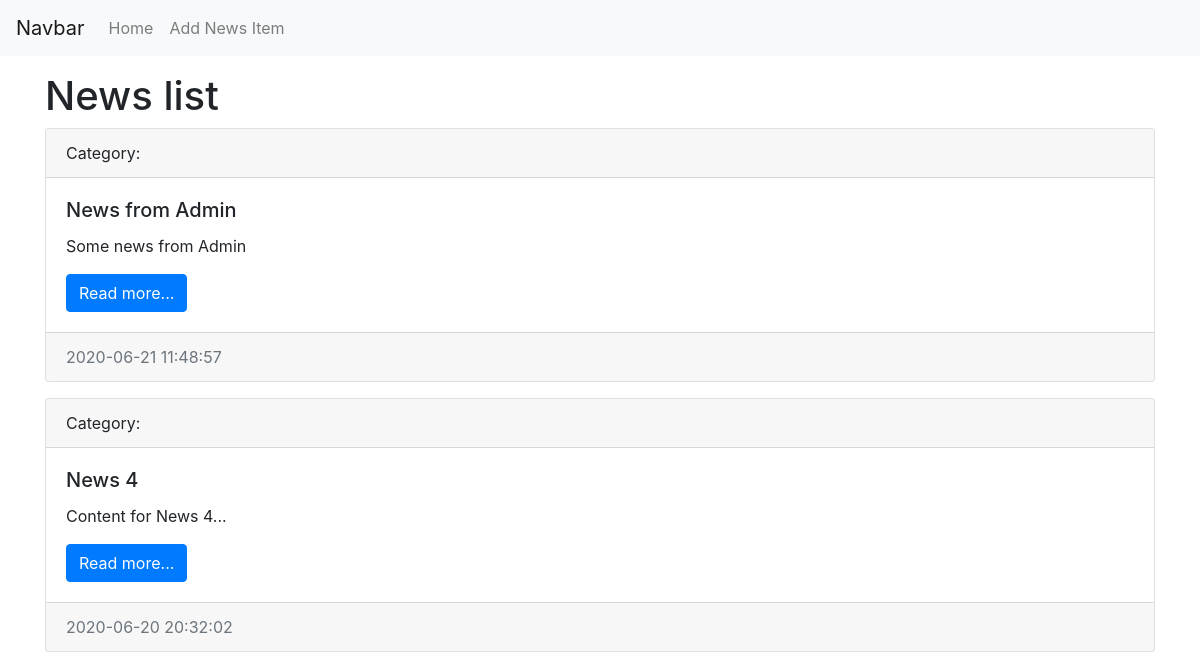
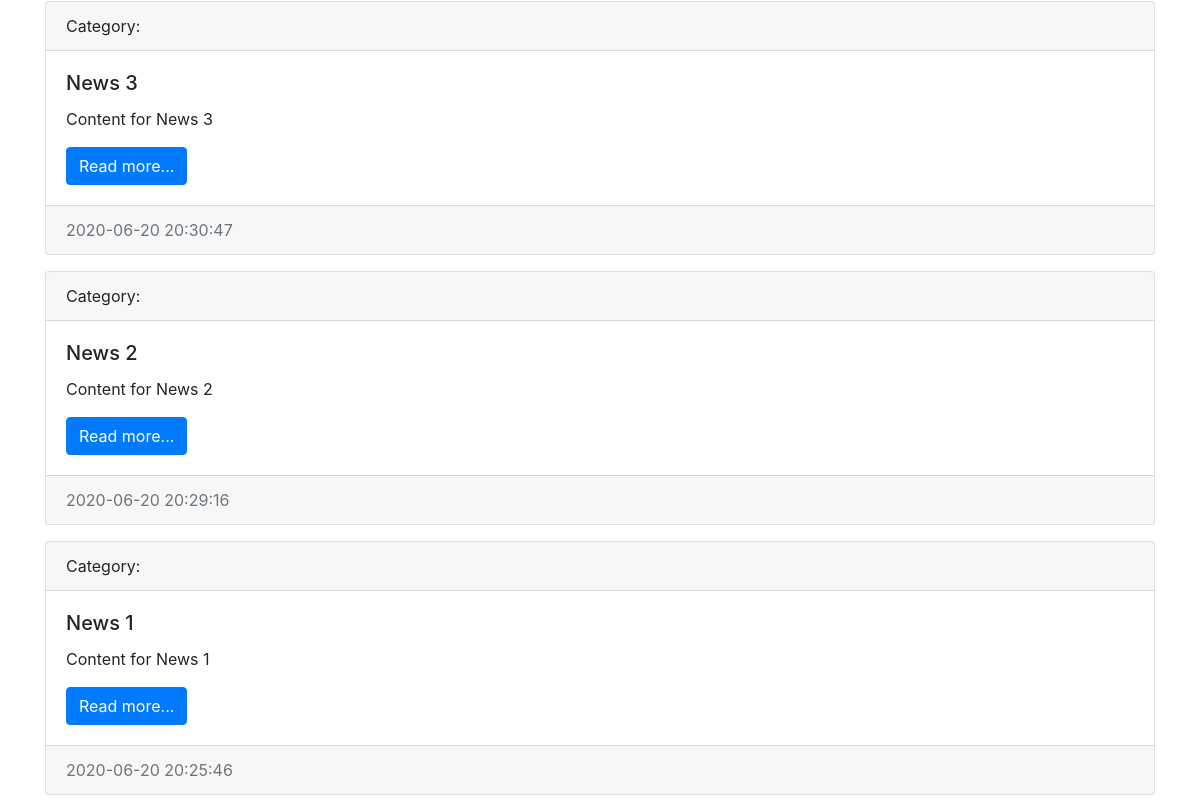
Before: / with the older database file (2 pictures, top to bottom).
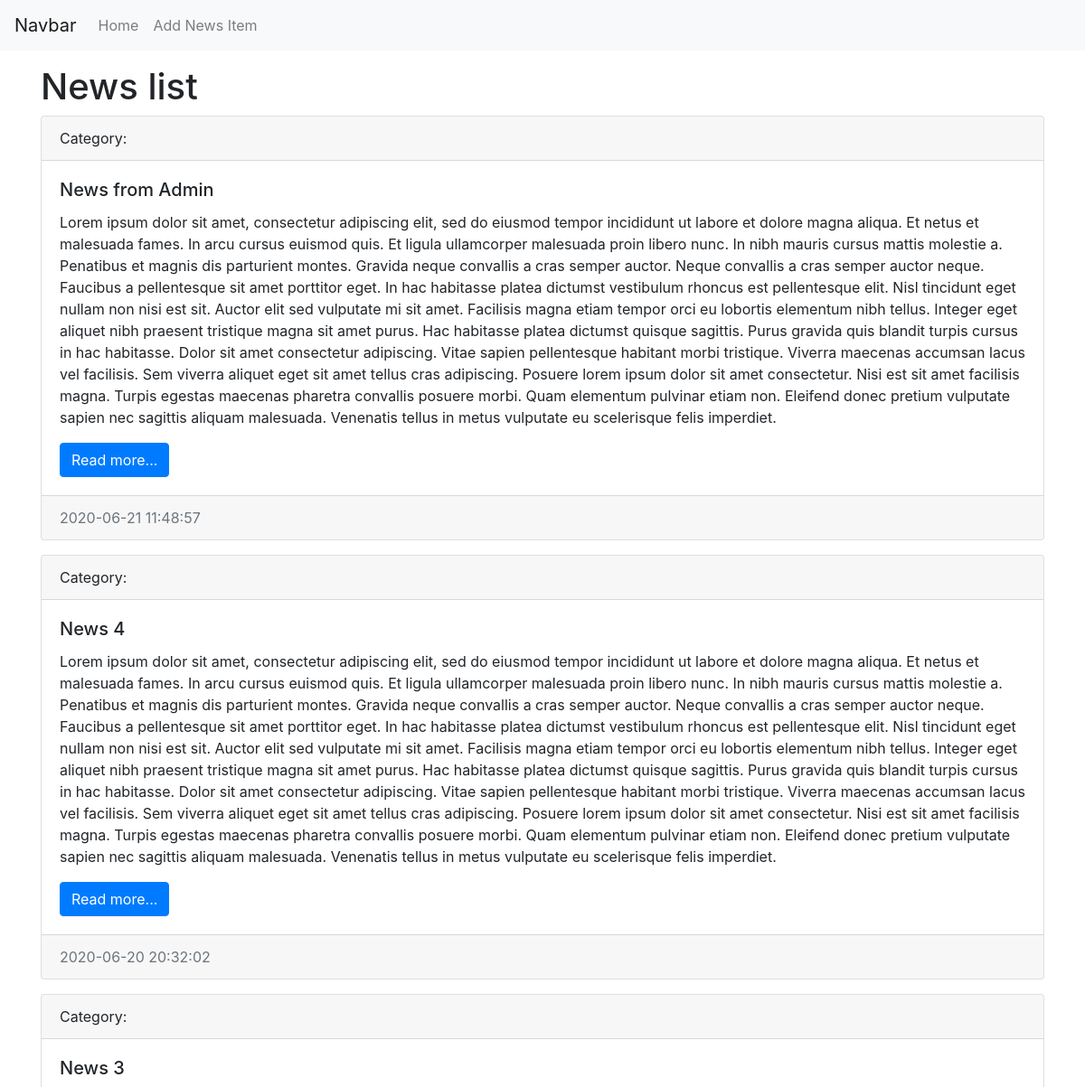
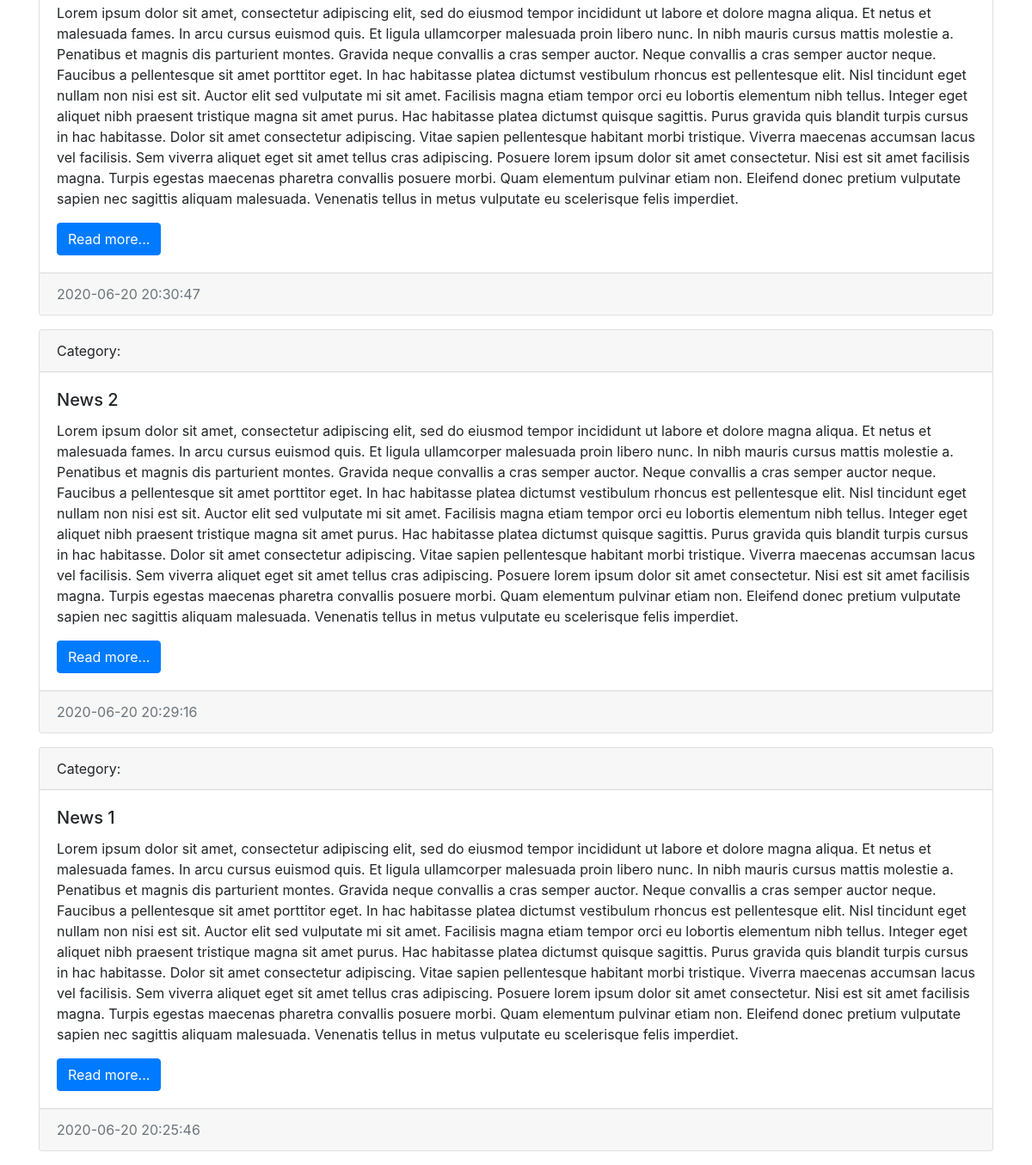
After: the same page with the newer database file (2 pictures, top to bottom).
### news/models.py (models this page shows, shortened)
class News(models.Model):
    title = models.CharField(max_length=150, verbose_name='News title')
    content = models.TextField(blank=True, verbose_name='Content')
    created_at = models.DateTimeField(auto_now_add=True, verbose_name='Published on')
    updated_at = models.DateTimeField(auto_now=True, verbose_name='Updated on')
    photo = models.ImageField(upload_to='photos/%Y/%m/%d/', verbose_name='Photo', blank=True)
    is_published = models.BooleanField(default=True, verbose_name='Published?')
    category = models.ForeignKey('Category', on_delete=models.PROTECT, null=True, verbose_name='Category')
    class Meta:
        verbose_name = 'News item'
        verbose_name_plural = 'News list'
        ordering = ['-created_at']

### news/views.py (the view)
# urls.py: path('', index),
def index(request):
    news = News.objects.order_by('-created_at')
    context = {
        'news': news,
        'title': 'News list'
    }
    return render(request, 'news/index.html', context)

### news/templates/news/index.html (shortened to what this page needs)
<!doctype html>
<html lang="en">
<head>
    <link rel="stylesheet" href="https://stackpath.bootstrapcdn.com/bootstrap/4.5.0/css/bootstrap.min.css"
>
</head>
<body>
<nav class="navbar navbar-expand-lg navbar-light bg-light">
    <a class="navbar-brand" href="/">Navbar</a>
    <div class="collapse navbar-collapse" id="navbarSupportedContent">
        <ul class="navbar-nav mr-auto">
            <li class="nav-item"><a class="nav-link" href="/">Home</a></li>
            <li class="nav-item"><a class="nav-link" href="/">Add News Item</a></li>
        </ul>
    </div>
</nav>
<div class="container mt-3">
    <h1>{{ title }}</h1>
    <div class="row">
        <div class="col-md-12">
            {% for item in news %}
            <div class="card mb-3">
                <div class="card-header">
                    Category:
                </div>
                <div class="card-body">
                    <h5 class="card-title">{{ item.title }}</h5>
                    <p class="card-text">{{ item.content }}</p>
                    <a href="#" class="btn btn-primary">Read more...</a>
                </div>
                <div class="card-footer text-muted">
                    {{ item.created_at|date:"Y-m-d H:i:s" }}
                </div>
            </div>
            {% endfor %}
        </div>
    </div>
</div>
</body>
</html>

Changed rows visible on the page:
changed News "News from Admin": content "Some news from Admin" → "Lorem ipsum dolor sit amet, consectetur adipiscing elit, sed do eiusmod tempor incididunt ut labore et dolore magna aliqua. Et netus et malesuada fames. In arcu cursus euismod quis. Et ligula ullamcorper malesuada proin libero nunc. In nibh mauris cursus mattis molestie a. Penatibus et magnis dis parturient montes. Gravida neque convallis a cras semper auctor. Neque convallis a cras semper auctor neque. Faucibus a pellentesque sit amet porttitor eget. In hac habitasse platea dictumst vestibulum rhoncus est pellentesque elit. Nisl tincidunt eget nullam non nisi est sit. Auctor elit sed vulputate mi sit amet. Facilisis magna etiam tempor orci eu lobortis elementum nibh tellus. Integer eget…"
changed News "News 4": content "Content for News 4..." → "Lorem ipsum dolor sit amet, consectetur adipiscing elit, sed do eiusmod tempor incididunt ut labore et dolore magna aliqua. Et netus et malesuada fames. In arcu cursus euismod quis. Et ligula ullamcorper malesuada proin libero nunc. In nibh mauris cursus mattis molestie a. Penatibus et magnis dis parturient montes. Gravida neque convallis a cras semper auctor. Neque convallis a cras semper auctor neque. Faucibus a pellentesque sit amet porttitor eget. In hac habitasse platea dictumst vestibulum rhoncus est pellentesque elit. Nisl tincidunt eget nullam non nisi est sit. Auctor elit sed vulputate mi sit amet. Facilisis magna etiam tempor orci eu lobortis elementum nibh tellus. Integer eget…"
changed News "News 3": content "Content for News 3" → "Lorem ipsum dolor sit amet, consectetur adipiscing elit, sed do eiusmod tempor incididunt ut labore et dolore magna aliqua. Et netus et malesuada fames. In arcu cursus euismod quis. Et ligula ullamcorper malesuada proin libero nunc. In nibh mauris cursus mattis molestie a. Penatibus et magnis dis parturient montes. Gravida neque convallis a cras semper auctor. Neque convallis a cras semper auctor neque. Faucibus a pellentesque sit amet porttitor eget. In hac habitasse platea dictumst vestibulum rhoncus est pellentesque elit. Nisl tincidunt eget nullam non nisi est sit. Auctor elit sed vulputate mi sit amet. Facilisis magna etiam tempor orci eu lobortis elementum nibh tellus. Integer eget…"
changed News "News 2": content "Content for News 2" → "Lorem ipsum dolor sit amet, consectetur adipiscing elit, sed do eiusmod tempor incididunt ut labore et dolore magna aliqua. Et netus et malesuada fames. In arcu cursus euismod quis. Et ligula ullamcorper malesuada proin libero nunc. In nibh mauris cursus mattis molestie a. Penatibus et magnis dis parturient montes. Gravida neque convallis a cras semper auctor. Neque convallis a cras semper auctor neque. Faucibus a pellentesque sit amet porttitor eget. In hac habitasse platea dictumst vestibulum rhoncus est pellentesque elit. Nisl tincidunt eget nullam non nisi est sit. Auctor elit sed vulputate mi sit amet. Facilisis magna etiam tempor orci eu lobortis elementum nibh tellus. Integer eget…"
changed News "News 1": content "Content for News 1" → "Lorem ipsum dolor sit amet, consectetur adipiscing elit, sed do eiusmod tempor incididunt ut labore et dolore magna aliqua. Et netus et malesuada fames. In arcu cursus euismod quis. Et ligula ullamcorper malesuada proin libero nunc. In nibh mauris cursus mattis molestie a. Penatibus et magnis dis parturient montes. Gravida neque convallis a cras semper auctor. Neque convallis a cras semper auctor neque. Faucibus a pellentesque sit amet porttitor eget. In hac habitasse platea dictumst vestibulum rhoncus est pellentesque elit. Nisl tincidunt eget nullam non nisi est sit. Auctor elit sed vulputate mi sit amet. Facilisis magna etiam tempor orci eu lobortis elementum nibh tellus. Integer eget…"
